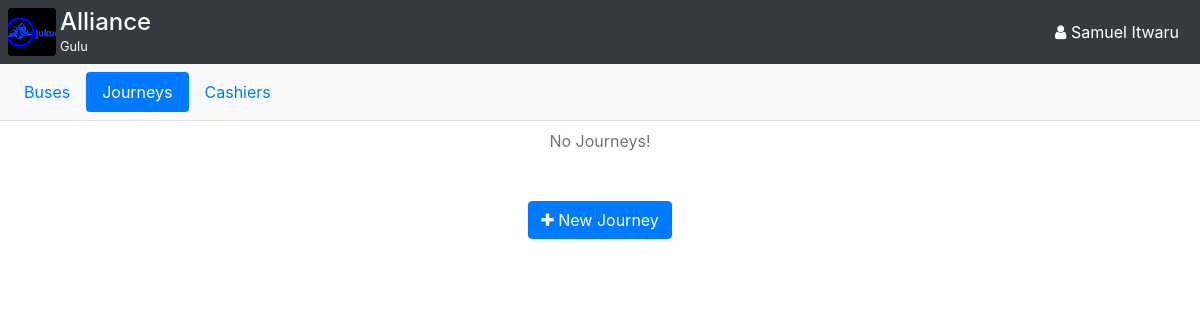
Before: /journey (signed in) with the older database file.
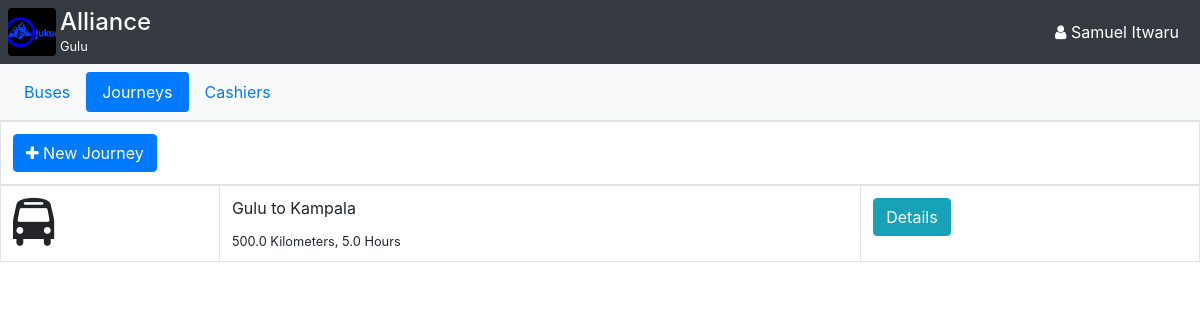
After: the same page with the newer database file.
### app/models/models.py (models this page shows, shortened)
class Company(db.Model):
    id = db.Column(db.Integer, primary_key=True)
    name = db.Column(db.String(64))
    logo = db.Column(db.String(64))
    branches = db.relationship("Branch", backref="company")
    buses = db.relationship("Bus", backref="company")
    statuses = db.relationship("Status", backref="company")
    def __str__(self):
        return self.name

class Branch(db.Model):
    id = db.Column(db.Integer, primary_key=True)
    name = db.Column(db.String(64))
    location = db.Column(db.String(64))
    company_id = db.Column(db.Integer, db.ForeignKey("company.id"))
    journeys = db.relationship("Journey", backref="branch")
    members = db.relationship("Profile", backref="branch")
    def __str__(self):
        return self.name

class Profile(db.Model):
    id = db.Column(db.Integer, primary_key=True)
    first_name = db.Column(db.String(64))
    last_name = db.Column(db.String(64))
    telephone = db.Column(db.String(16))
    is_admin = db.Column(db.Boolean())
    is_manager = db.Column(db.Boolean())
    is_cashier = db.Column(db.Boolean())
    branch_id = db.Column(db.Integer, db.ForeignKey("branch.id"))
    user_id = db.Column(db.Integer, db.ForeignKey("user.id", ondelete="CASCADE"))
    def display_name(self):
        return f"{self.first_name} {self.last_name}"

class Journey(db.Model):
    id = db.Column(db.Integer, primary_key=True)
    from_ = db.Column(db.String(64))
    to = db.Column(db.String(64))
    distance = db.Column(db.Float)
    duration = db.Column(db.Float)
    branch_id = db.Column(db.Integer, db.ForeignKey("branch.id"))
    buses = db.relationship("Bus", backref="journey")
    pickups = db.relationship("Pickup", backref="journey")
    pricings = db.relationship("Pricing", backref="journey")

### app/WEB/views/journey.py (the view)
@journey_bp.route("")
def get_journeys():
	branch = get_current_branch()
	journeys = Journey.query.filter_by(branch_id=branch.id).all()
	create_journey_form = CreateJourneyForm()
	return render_template("journey/journeys.html", journeys=journeys, create_journey_form=create_journey_form)

### app/WEB/context_processors.py (called while the page is built)
@app.context_processor
def company():
	if current_user.is_authenticated:
		branch = current_user.profile.branch
		if branch:
			return {
				"branch": branch,
				"company": branch.company,
			}
	return {}

### app/models/models.py (called while the page is built)
    def __str__(self):
        return self.profile.display_name()

### app/setup.py (called while the page is built)
@login_manager.user_loader
def load_user(user_id):
	return User.query.get(user_id)

### app/utils.py (called while the page is built)
def get_current_branch():
	return  current_user.profile.branch

### app/templates/journey/journeys.html (shortened to what this page needs)
{% extends 'index/manager-base.html' %}
{% block journeys_active %}active{% endblock %}
{% block content %}
	<div class="container-fluid p-0">
	    <table class="table table-responsive-sm border">
	    	{% if journeys|length %}
	        <thead>
	        	<th colspan="3">
	                <button class="btn btn-primary" data-toggle="modal" data-target="#createJourneyModal"><span class="fa fa-plus"></span> New Journey</button>
	        	</th>
	        </thead>
	        {% endif %}
	        <tbody>
	            {% for journey in journeys %}
	                <tr>
	                    <td>
	                    	<span class="fa fa-bus fa-3x"></span>
	                    </td>
	                    <td class="border m-auto">
	                        <p>{{journey.from_}} to {{journey.to}}</p>
	                        <small>{{journey.distance}} Kilometers, {{journey.duration}} Hours</small>
	                    </td>
	                    <td><a href="{{ url_for('journey.get_journey', journey_id=journey.id) }}" class='btn btn-info'>Details</a></td>
	                </tr>
	            {% else %}
	                <div class="container" align="center">
	                    <p class="display-5 text-muted p-2">No Journeys!</p>
	                    <br>
	                    <button class="btn btn-primary" data-toggle="modal" data-target="#createJourneyModal"><span class="fa fa-plus"></span> New Journey</button>
	                </div>
	            {% endfor %}
	        </tbody>
	    </table>
	</div>
{% endblock %}

### app/templates/index/manager-base.html (shortened to what this page needs)
{% extends 'base.html' %}
{% block body %}
	<body>
		<div class="bg-dark d-flex p-2">
			<div class="flex-fill d-flex">
				<img class="img-fluid rounded" style="width: 3rem;" src="{{url_for('company.get_company_logo', logoname=company.logo)}}" />
				<div class="text-light px-1">
					<h4 class="text-light m-0">{{company}}</h4>
					<small>{{branch}}</small>
				</div>
            </div>
            <button type="button" class="btn btn-dark" data-toggle="dropdown">
				<span class="fa fa-user"></span> {{current_user}}</span>
			</button>
		</div>
		{% block manager_navigation %}
		<nav class="navbar navbar-expand-lg navbar-light bg-light p-2 border-bottom fixed d-flex">
			<ul class="nav nav-pills">
				<li class="nav-item">
					<a class="nav-link {% block buses_active %}{% endblock %}" href="{{url_for('bus.get_buses')}}">Buses</a>
				</li>
				{% if current_user.profile.is_manager %}
				<li class="nav-item">
					<a class="nav-link {% block journeys_active %}{% endblock %}" href="{{url_for('journey.get_journeys')}}">Journeys</a>
				</li>
				<li class="nav-item">
					<a class="nav-link {% block cashiers_active %}{% endblock %}" href="{{url_for('profile.get_cashier_profiles')}}">Cashiers</a>
				</li>
				{% endif %}
			</ul>
		</nav>
		{% endblock %}
		{% block content %}
		{% endblock %}
	</body>
{% endblock %}

### app/templates/base.html (shortened to what this page needs)
<html>
	<head>
		<link rel="stylesheet" type="text/css" href="{{ url_for('static', filename='css/bootstrap.min.css') }}">
		<link rel="stylesheet" type="text/css" href="{{ url_for('static', filename='css/cropper.min.css') }}">
		<link rel="stylesheet" type="text/css" href="{{ url_for('static', filename='css/tempusdominus-bootstrap-4.min.css') }}">
		<link rel="stylesheet" type="text/css" href="{{ url_for('static', filename='css/style.css') }}">
		<link rel="stylesheet" type="text/css" href="{{ url_for('static', filename='css/font-awesome.min.css') }}">
	</head>
	<body>
		{% block body %}
		{% endblock %}
	</body>
</html>

### app/templates/journey/create-journey-modal.html (shortened to what this page needs)
{% from 'helpers.html' import render_string_field, render_select_field %}

### app/static/css/style.css (style rules this page uses)
.fixed { position:sticky; top:0; z-index:1 }

Changed rows visible on the page:
added Journey: from_ "Gulu", to "Kampala", distance "500.0", duration "5.0"
Other visible differences:
text no longer shown: "No Journeys!"
